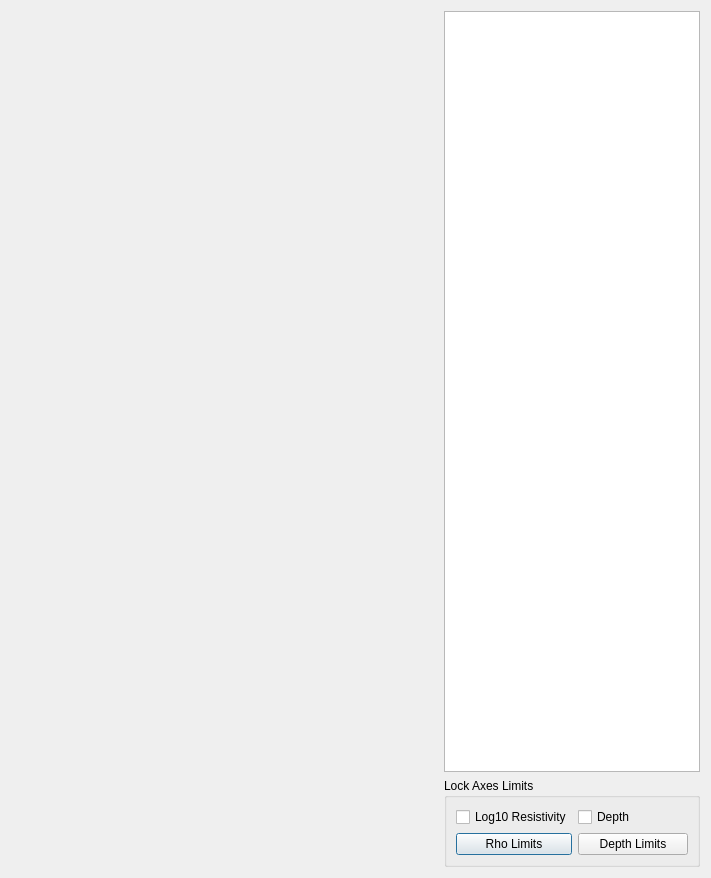
<?xml version="1.0" encoding="UTF-8"?>
<ui version="4.0">
 <class>Dialog</class>
 <widget class="QDialog" name="Dialog">
  <property name="geometry">
   <rect>
    <x>0</x>
    <y>0</y>
    <width>711</width>
    <height>878</height>
   </rect>
  </property>
  <property name="windowTitle">
   <string>1D Modelling</string>
  </property>
  <layout class="QGridLayout" name="gridLayout_2" rowstretch="0,0" columnstretch="0,0,0" columnminimumwidth="0,2,0">
   <item row="0" column="2">
    <widget class="QTableWidget" name="layerTable">
     <property name="sizePolicy">
      <sizepolicy hsizetype="Minimum" vsizetype="Expanding">
       <horstretch>0</horstretch>
       <verstretch>0</verstretch>
      </sizepolicy>
     </property>
     <property name="minimumSize">
      <size>
       <width>200</width>
       <height>0</height>
      </size>
     </property>
    </widget>
   </item>
   <item row="0" column="0" rowspan="2">
    <spacer name="verticalSpacer">
     <property name="orientation">
      <enum>Qt::Vertical</enum>
     </property>
     <property name="sizeHint" stdset="0">
      <size>
       <width>20</width>
       <height>40</height>
      </size>
     </property>
    </spacer>
   </item>
   <item row="0" column="1" rowspan="2">
    <layout class="QGridLayout" name="gridLayout">
     <item row="0" column="0">
      <widget class="QWidget" name="mplwindow" native="true">
       <property name="sizePolicy">
        <sizepolicy hsizetype="Expanding" vsizetype="Expanding">
         <horstretch>0</horstretch>
         <verstretch>0</verstretch>
        </sizepolicy>
       </property>
       <layout class="QVBoxLayout" name="mplvl">
        <property name="sizeConstraint">
         <enum>QLayout::SetDefaultConstraint</enum>
        </property>
       </layout>
      </widget>
     </item>
    </layout>
   </item>
   <item row="1" column="2">
    <widget class="QGroupBox" name="groupBox">
     <property name="sizePolicy">
      <sizepolicy hsizetype="Minimum" vsizetype="Preferred">
       <horstretch>0</horstretch>
       <verstretch>0</verstretch>
      </sizepolicy>
     </property>
     <property name="title">
      <string>Lock Axes Limits</string>
     </property>
     <layout class="QGridLayout" name="gridLayout_3">
      <item row="0" column="0">
       <widget class="QCheckBox" name="lockXAxis">
        <property name="text">
         <string>Log10 Resistivity</string>
        </property>
       </widget>
      </item>
      <item row="0" column="2">
       <widget class="QCheckBox" name="lockYAxis">
        <property name="text">
         <string>Depth</string>
        </property>
       </widget>
      </item>
      <item row="1" column="0">
       <widget class="QPushButton" name="rhoLimits">
        <property name="text">
         <string>Rho Limits</string>
        </property>
       </widget>
      </item>
      <item row="1" column="2">
       <widget class="QPushButton" name="depthLimits">
        <property name="text">
         <string>Depth Limits</string>
        </property>
       </widget>
      </item>
     </layout>
    </widget>
   </item>
  </layout>
 </widget>
 <resources/>
 <connections/>
</ui>
